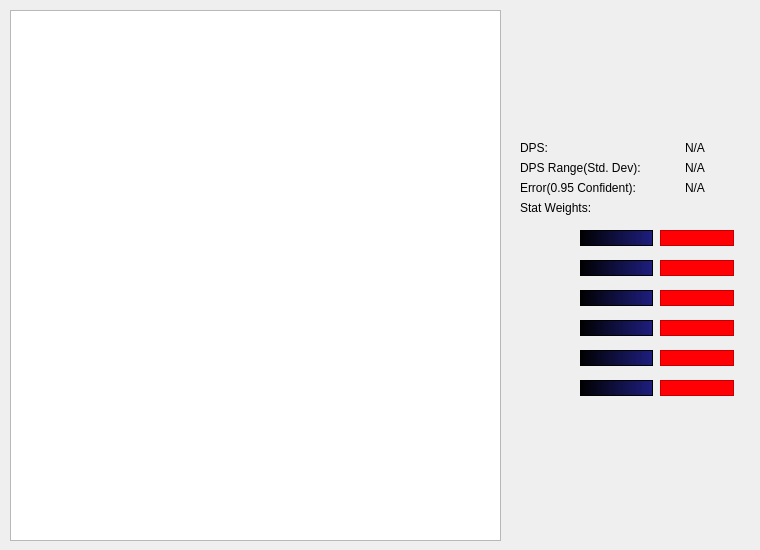
       <widget class="QWidget" name="tabResult">
        <attribute name="title">
         <string>Result</string>
        </attribute>
        <widget class="QTextBrowser" name="txtResult">
         <property name="geometry">
          <rect>
           <x>10</x>
           <y>10</y>
           <width>491</width>
           <height>531</height>
          </rect>
         </property>
         <property name="acceptRichText">
          <bool>false</bool>
         </property>
        </widget>
        <widget class="QWidget" name="layoutWidget_2">
         <property name="geometry">
          <rect>
           <x>520</x>
           <y>160</y>
           <width>231</width>
           <height>16</height>
          </rect>
         </property>
         <layout class="QHBoxLayout" name="horizontalLayout_7">
          <item>
           <widget class="QLabel" name="label_11">
            <property name="text">
             <string>DPS Range(Std. Dev):</string>
            </property>
           </widget>
          </item>
          <item>
           <widget class="QLabel" name="lblDPSRange">
            <property name="maximumSize">
             <size>
              <width>66</width>
              <height>16777215</height>
             </size>
            </property>
            <property name="text">
             <string>N/A</string>
            </property>
           </widget>
          </item>
         </layout>
        </widget>
        <widget class="QWidget" name="layoutWidget_3">
         <property name="geometry">
          <rect>
           <x>520</x>
           <y>180</y>
           <width>231</width>
           <height>16</height>
          </rect>
         </property>
         <layout class="QHBoxLayout" name="horizontalLayout_8">
          <item>
           <widget class="QLabel" name="label_12">
            <property name="text">
             <string>Error(0.95 Confident):</string>
            </property>
           </widget>
          </item>
          <item>
           <widget class="QLabel" name="lblDPSError">
            <property name="maximumSize">
             <size>
              <width>66</width>
              <height>16777215</height>
             </size>
            </property>
            <property name="text">
             <string>N/A</string>
            </property>
           </widget>
          </item>
         </layout>
        </widget>
        <widget class="QLabel" name="label_15">
         <property name="geometry">
          <rect>
           <x>520</x>
           <y>200</y>
           <width>231</width>
           <height>16</height>
          </rect>
         </property>
         <property name="text">
          <string>Stat Weights:</string>
         </property>
        </widget>
        <widget class="QWidget" name="layoutWidget">
         <property name="geometry">
          <rect>
           <x>520</x>
           <y>140</y>
           <width>231</width>
           <height>16</height>
          </rect>
         </property>
         <layout class="QHBoxLayout" name="horizontalLayout_6">
          <item>
           <widget class="QLabel" name="label_10">
            <property name="text">
             <string>DPS:</string>
            </property>
           </widget>
          </item>
          <item>
           <widget class="QLabel" name="lblDPS">
            <property name="maximumSize">
             <size>
              <width>66</width>
              <height>16777215</height>
             </size>
            </property>
            <property name="text">
             <string>N/A</string>
            </property>
           </widget>
          </item>
         </layout>
        </widget>
        <widget class="QFrame" name="frame">
         <property name="geometry">
          <rect>
           <x>520</x>
           <y>230</y>
           <width>231</width>
           <height>21</height>
          </rect>
         </property>
         <widget class="QLabel" name="lblWeight">
          <property name="geometry">
           <rect>
            <x>0</x>
            <y>0</y>
            <width>54</width>
            <height>16</height>
           </rect>
          </property>
          <property name="minimumSize">
           <size>
            <width>54</width>
            <height>0</height>
           </size>
          </property>
          <property name="text">
           <string/>
          </property>
         </widget>
         <widget class="QGraphicsView" name="barWeight">
          <property name="geometry">
           <rect>
            <x>60</x>
            <y>0</y>
            <width>73</width>
            <height>16</height>
           </rect>
          </property>
          <property name="maximumSize">
           <size>
            <width>16777215</width>
            <height>19</height>
           </size>
          </property>
          <property name="autoFillBackground">
           <bool>true</bool>
          </property>
          <property name="styleSheet">
           <string notr="true">background-color: qlineargradient(spread:pad, x1:0, y1:0, x2:1, y2:0, stop:0 rgba(0, 0, 0, 255), stop:1 rgba(30, 30, 128, 255));</string>
          </property>
          <property name="lineWidth">
           <number>1</number>
          </property>
          <property name="backgroundBrush">
           <brush brushstyle="SolidPattern">
            <color alpha="255">
             <red>255</red>
             <green>0</green>
             <blue>0</blue>
            </color>
           </brush>
          </property>
          <property name="foregroundBrush">
           <brush brushstyle="SolidPattern">
            <color alpha="255">
             <red>255</red>
             <green>0</green>
             <blue>0</blue>
            </color>
           </brush>
          </property>
          <property name="interactive">
           <bool>true</bool>
          </property>
          <property name="alignment">
           <set>Qt::AlignLeading|Qt::AlignLeft|Qt::AlignVCenter</set>
          </property>
         </widget>
         <widget class="QGraphicsView" name="barError">
          <property name="geometry">
           <rect>
            <x>140</x>
            <y>0</y>
            <width>74</width>
            <height>16</height>
           </rect>
          </property>
          <property name="maximumSize">
           <size>
            <width>16777215</width>
            <height>19</height>
           </size>
          </property>
          <property name="autoFillBackground">
           <bool>true</bool>
          </property>
          <property name="styleSheet">
           <string notr="true">background-color: rgb(255, 0, 4);</string>
          </property>
          <property name="lineWidth">
           <number>0</number>
          </property>
          <property name="backgroundBrush">
           <brush brushstyle="SolidPattern">
            <color alpha="255">
             <red>255</red>
             <green>0</green>
             <blue>0</blue>
            </color>
           </brush>
          </property>
          <property name="foregroundBrush">
           <brush brushstyle="SolidPattern">
            <color alpha="255">
             <red>255</red>
             <green>0</green>
             <blue>0</blue>
            </color>
           </brush>
          </property>
          <property name="interactive">
           <bool>true</bool>
          </property>
          <property name="alignment">
           <set>Qt::AlignLeading|Qt::AlignLeft|Qt::AlignVCenter</set>
          </property>
         </widget>
        </widget>
        <widget class="QFrame" name="frame_4">
         <property name="geometry">
          <rect>
           <x>520</x>
           <y>260</y>
           <width>231</width>
           <height>21</height>
          </rect>
         </property>
         <widget class="QLabel" name="lblWeight_2">
          <property name="geometry">
           <rect>
            <x>0</x>
            <y>0</y>
            <width>54</width>
            <height>16</height>
           </rect>
          </property>
          <property name="minimumSize">
           <size>
            <width>54</width>
            <height>0</height>
           </size>
          </property>
          <property name="text">
           <string/>
          </property>
         </widget>
         <widget class="QGraphicsView" name="barWeight_2">
          <property name="geometry">
           <rect>
            <x>60</x>
            <y>0</y>
            <width>73</width>
            <height>16</height>
           </rect>
          </property>
          <property name="maximumSize">
           <size>
            <width>16777215</width>
            <height>19</height>
           </size>
          </property>
          <property name="autoFillBackground">
           <bool>true</bool>
          </property>
          <property name="styleSheet">
           <string notr="true">background-color: qlineargradient(spread:pad, x1:0, y1:0, x2:1, y2:0, stop:0 rgba(0, 0, 0, 255), stop:1 rgba(30, 30, 128, 255));</string>
          </property>
          <property name="lineWidth">
           <number>0</number>
          </property>
          <property name="backgroundBrush">
           <brush brushstyle="SolidPattern">
            <color alpha="255">
             <red>255</red>
             <green>0</green>
             <blue>0</blue>
            </color>
           </brush>
          </property>
          <property name="foregroundBrush">
           <brush brushstyle="SolidPattern">
            <color alpha="255">
             <red>255</red>
             <green>0</green>
             <blue>0</blue>
            </color>
           </brush>
          </property>
          <property name="interactive">
           <bool>true</bool>
          </property>
          <property name="alignment">
           <set>Qt::AlignLeading|Qt::AlignLeft|Qt::AlignVCenter</set>
          </property>
         </widget>
         <widget class="QGraphicsView" name="barError_2">
          <property name="geometry">
           <rect>
            <x>140</x>
            <y>0</y>
            <width>74</width>
            <height>16</height>
           </rect>
          </property>
          <property name="maximumSize">
           <size>
            <width>16777215</width>
            <height>19</height>
           </size>
          </property>
          <property name="autoFillBackground">
           <bool>true</bool>
          </property>
          <property name="styleSheet">
           <string notr="true">background-color: rgb(255, 0, 4);</string>
          </property>
          <property name="lineWidth">
           <number>0</number>
          </property>
          <property name="backgroundBrush">
           <brush brushstyle="SolidPattern">
            <color alpha="255">
             <red>255</red>
             <green>0</green>
             <blue>0</blue>
            </color>
           </brush>
          </property>
          <property name="foregroundBrush">
           <brush brushstyle="SolidPattern">
            <color alpha="255">
             <red>255</red>
             <green>0</green>
             <blue>0</blue>
            </color>
           </brush>
          </property>
          <property name="interactive">
           <bool>true</bool>
          </property>
          <property name="alignment">
           <set>Qt::AlignLeading|Qt::AlignLeft|Qt::AlignVCenter</set>
          </property>
         </widget>
        </widget>
        <widget class="QFrame" name="frame_5">
         <property name="geometry">
          <rect>
           <x>520</x>
           <y>290</y>
           <width>231</width>
           <height>21</height>
          </rect>
         </property>
         <widget class="QLabel" name="lblWeight_3">
          <property name="geometry">
           <rect>
            <x>0</x>
            <y>0</y>
            <width>54</width>
            <height>16</height>
           </rect>
          </property>
          <property name="minimumSize">
           <size>
            <width>54</width>
            <height>0</height>
           </size>
          </property>
          <property name="text">
           <string/>
          </property>
         </widget>
         <widget class="QGraphicsView" name="barWeight_3">
          <property name="geometry">
           <rect>
            <x>60</x>
            <y>0</y>
            <width>73</width>
            <height>16</height>
           </rect>
          </property>
          <property name="maximumSize">
           <size>
            <width>16777215</width>
            <height>19</height>
           </size>
          </property>
          <property name="autoFillBackground">
           <bool>true</bool>
          </property>
          <property name="styleSheet">
           <string notr="true">background-color: qlineargradient(spread:pad, x1:0, y1:0, x2:1, y2:0, stop:0 rgba(0, 0, 0, 255), stop:1 rgba(30, 30, 128, 255));</string>
          </property>
          <property name="lineWidth">
           <number>0</number>
          </property>
          <property name="backgroundBrush">
           <brush brushstyle="SolidPattern">
            <color alpha="255">
             <red>255</red>
             <green>0</green>
             <blue>0</blue>
            </color>
           </brush>
          </property>
          <property name="foregroundBrush">
           <brush brushstyle="SolidPattern">
            <color alpha="255">
             <red>255</red>
             <green>0</green>
             <blue>0</blue>
            </color>
           </brush>
          </property>
          <property name="interactive">
           <bool>true</bool>
          </property>
          <property name="alignment">
           <set>Qt::AlignLeading|Qt::AlignLeft|Qt::AlignVCenter</set>
          </property>
         </widget>
         <widget class="QGraphicsView" name="barError_3">
          <property name="geometry">
           <rect>
            <x>140</x>
            <y>0</y>
            <width>74</width>
            <height>16</height>
           </rect>
          </property>
          <property name="maximumSize">
           <size>
            <width>16777215</width>
            <height>19</height>
           </size>
          </property>
          <property name="autoFillBackground">
           <bool>true</bool>
          </property>
          <property name="styleSheet">
           <string notr="true">background-color: rgb(255, 0, 4);</string>
          </property>
          <property name="lineWidth">
           <number>0</number>
          </property>
          <property name="backgroundBrush">
           <brush brushstyle="SolidPattern">
            <color alpha="255">
             <red>255</red>
             <green>0</green>
             <blue>0</blue>
            </color>
           </brush>
          </property>
          <property name="foregroundBrush">
           <brush brushstyle="SolidPattern">
            <color alpha="255">
             <red>255</red>
             <green>0</green>
             <blue>0</blue>
            </color>
           </brush>
          </property>
          <property name="interactive">
           <bool>true</bool>
          </property>
          <property name="alignment">
           <set>Qt::AlignLeading|Qt::AlignLeft|Qt::AlignVCenter</set>
          </property>
         </widget>
        </widget>
        <widget class="QFrame" name="frame_6">
         <property name="geometry">
          <rect>
           <x>520</x>
           <y>320</y>
           <width>231</width>
           <height>21</height>
          </rect>
         </property>
         <widget class="QLabel" name="lblWeight_4">
          <property name="geometry">
           <rect>
            <x>0</x>
            <y>0</y>
            <width>54</width>
            <height>16</height>
           </rect>
          </property>
          <property name="minimumSize">
           <size>
            <width>54</width>
            <height>0</height>
           </size>
          </property>
          <property name="text">
           <string/>
          </property>
         </widget>
         <widget class="QGraphicsView" name="barWeight_4">
          <property name="geometry">
           <rect>
            <x>60</x>
            <y>0</y>
            <width>73</width>
            <height>16</height>
           </rect>
          </property>
          <property name="maximumSize">
           <size>
            <width>16777215</width>
            <height>19</height>
           </size>
          </property>
          <property name="autoFillBackground">
           <bool>true</bool>
          </property>
          <property name="styleSheet">
           <string notr="true">background-color: qlineargradient(spread:pad, x1:0, y1:0, x2:1, y2:0, stop:0 rgba(0, 0, 0, 255), stop:1 rgba(30, 30, 128, 255));</string>
          </property>
          <property name="lineWidth">
           <number>0</number>
          </property>
          <property name="backgroundBrush">
           <brush brushstyle="SolidPattern">
            <color alpha="255">
             <red>255</red>
             <green>0</green>
             <blue>0</blue>
            </color>
           </brush>
          </property>
          <property name="foregroundBrush">
           <brush brushstyle="SolidPattern">
            <color alpha="255">
             <red>255</red>
             <green>0</green>
             <blue>0</blue>
            </color>
           </brush>
          </property>
          <property name="interactive">
           <bool>true</bool>
          </property>
          <property name="alignment">
           <set>Qt::AlignLeading|Qt::AlignLeft|Qt::AlignVCenter</set>
          </property>
         </widget>
         <widget class="QGraphicsView" name="barError_4">
          <property name="geometry">
           <rect>
            <x>140</x>
            <y>0</y>
            <width>74</width>
            <height>16</height>
           </rect>
          </property>
          <property name="maximumSize">
           <size>
            <width>16777215</width>
            <height>19</height>
           </size>
          </property>
          <property name="autoFillBackground">
           <bool>true</bool>
          </property>
          <property name="styleSheet">
           <string notr="true">background-color: rgb(255, 0, 4);</string>
          </property>
          <property name="lineWidth">
           <number>0</number>
          </property>
          <property name="backgroundBrush">
           <brush brushstyle="SolidPattern">
            <color alpha="255">
             <red>255</red>
             <green>0</green>
             <blue>0</blue>
            </color>
           </brush>
          </property>
          <property name="foregroundBrush">
           <brush brushstyle="SolidPattern">
            <color alpha="255">
             <red>255</red>
             <green>0</green>
             <blue>0</blue>
            </color>
           </brush>
          </property>
          <property name="interactive">
           <bool>true</bool>
          </property>
          <property name="alignment">
           <set>Qt::AlignLeading|Qt::AlignLeft|Qt::AlignVCenter</set>
          </property>
         </widget>
        </widget>
        <widget class="QFrame" name="frame_7">
         <property name="geometry">
          <rect>
           <x>520</x>
           <y>350</y>
           <width>231</width>
           <height>21</height>
          </rect>
         </property>
         <widget class="QLabel" name="lblWeight_5">
          <property name="geometry">
           <rect>
            <x>0</x>
            <y>0</y>
            <width>54</width>
            <height>16</height>
           </rect>
          </property>
          <property name="minimumSize">
           <size>
            <width>54</width>
            <height>0</height>
           </size>
          </property>
          <property name="text">
           <string/>
          </property>
         </widget>
         <widget class="QGraphicsView" name="barWeight_5">
          <property name="geometry">
           <rect>
            <x>60</x>
            <y>0</y>
            <width>73</width>
            <height>16</height>
           </rect>
          </property>
          <property name="maximumSize">
           <size>
            <width>16777215</width>
            <height>19</height>
           </size>
          </property>
          <property name="autoFillBackground">
           <bool>true</bool>
          </property>
          <property name="styleSheet">
           <string notr="true">background-color: qlineargradient(spread:pad, x1:0, y1:0, x2:1, y2:0, stop:0 rgba(0, 0, 0, 255), stop:1 rgba(30, 30, 128, 255));</string>
          </property>
          <property name="lineWidth">
           <number>0</number>
          </property>
          <property name="backgroundBrush">
           <brush brushstyle="SolidPattern">
            <color alpha="255">
             <red>255</red>
             <green>0</green>
             <blue>0</blue>
            </color>
           </brush>
          </property>
          <property name="foregroundBrush">
           <brush brushstyle="SolidPattern">
            <color alpha="255">
             <red>255</red>
             <green>0</green>
             <blue>0</blue>
            </color>
           </brush>
          </property>
          <property name="interactive">
           <bool>true</bool>
          </property>
          <property name="alignment">
           <set>Qt::AlignLeading|Qt::AlignLeft|Qt::AlignVCenter</set>
          </property>
         </widget>
         <widget class="QGraphicsView" name="barError_5">
          <property name="geometry">
           <rect>
            <x>140</x>
            <y>0</y>
            <width>74</width>
            <height>16</height>
           </rect>
          </property>
          <property name="maximumSize">
           <size>
            <width>16777215</width>
            <height>19</height>
           </size>
          </property>
          <property name="autoFillBackground">
           <bool>true</bool>
          </property>
          <property name="styleSheet">
           <string notr="true">background-color: rgb(255, 0, 4);</string>
          </property>
          <property name="lineWidth">
           <number>0</number>
          </property>
          <property name="backgroundBrush">
           <brush brushstyle="SolidPattern">
            <color alpha="255">
             <red>255</red>
             <green>0</green>
             <blue>0</blue>
            </color>
           </brush>
          </property>
          <property name="foregroundBrush">
           <brush brushstyle="SolidPattern">
            <color alpha="255">
             <red>255</red>
             <green>0</green>
             <blue>0</blue>
            </color>
           </brush>
          </property>
          <property name="interactive">
           <bool>true</bool>
          </property>
          <property name="alignment">
           <set>Qt::AlignLeading|Qt::AlignLeft|Qt::AlignVCenter</set>
          </property>
         </widget>
        </widget>
        <widget class="QFrame" name="frame_8">
         <property name="geometry">
          <rect>
           <x>520</x>
           <y>380</y>
           <width>231</width>
           <height>21</height>
          </rect>
         </property>
         <widget class="QLabel" name="lblWeight_6">
          <property name="geometry">
           <rect>
            <x>0</x>
            <y>0</y>
            <width>54</width>
            <height>16</height>
           </rect>
          </property>
          <property name="minimumSize">
           <size>
            <width>54</width>
            <height>0</height>
           </size>
          </property>
          <property name="text">
           <string/>
          </property>
         </widget>
         <widget class="QGraphicsView" name="barWeight_6">
          <property name="geometry">
           <rect>
            <x>60</x>
            <y>0</y>
            <width>73</width>
            <height>16</height>
           </rect>
          </property>
          <property name="maximumSize">
           <size>
            <width>16777215</width>
            <height>19</height>
           </size>
          </property>
          <property name="autoFillBackground">
           <bool>true</bool>
          </property>
          <property name="styleSheet">
           <string notr="true">background-color: qlineargradient(spread:pad, x1:0, y1:0, x2:1, y2:0, stop:0 rgba(0, 0, 0, 255), stop:1 rgba(30, 30, 128, 255));</string>
          </property>
          <property name="lineWidth">
           <number>0</number>
          </property>
          <property name="backgroundBrush">
           <brush brushstyle="SolidPattern">
            <color alpha="255">
             <red>255</red>
             <green>0</green>
             <blue>0</blue>
            </color>
           </brush>
          </property>
          <property name="foregroundBrush">
           <brush brushstyle="SolidPattern">
            <color alpha="255">
             <red>255</red>
             <green>0</green>
             <blue>0</blue>
            </color>
           </brush>
          </property>
          <property name="interactive">
           <bool>true</bool>
          </property>
          <property name="alignment">
           <set>Qt::AlignLeading|Qt::AlignLeft|Qt::AlignVCenter</set>
          </property>
         </widget>
         <widget class="QGraphicsView" name="barError_6">
          <property name="geometry">
           <rect>
            <x>140</x>
            <y>0</y>
            <width>74</width>
            <height>16</height>
           </rect>
          </property>
          <property name="maximumSize">
           <size>
            <width>16777215</width>
            <height>19</height>
           </size>
          </property>
          <property name="autoFillBackground">
           <bool>true</bool>
          </property>
          <property name="styleSheet">
           <string notr="true">background-color: rgb(255, 0, 4);</string>
          </property>
          <property name="lineWidth">
           <number>0</number>
          </property>
          <property name="backgroundBrush">
           <brush brushstyle="SolidPattern">
            <color alpha="255">
             <red>255</red>
             <green>0</green>
             <blue>0</blue>
            </color>
           </brush>
          </property>
          <property name="foregroundBrush">
           <brush brushstyle="SolidPattern">
            <color alpha="255">
             <red>255</red>
             <green>0</green>
             <blue>0</blue>
            </color>
           </brush>
          </property>
          <property name="interactive">
           <bool>true</bool>
          </property>
          <property name="alignment">
           <set>Qt::AlignLeading|Qt::AlignLeft|Qt::AlignVCenter</set>
          </property>
         </widget>
        </widget>
       </widget>
